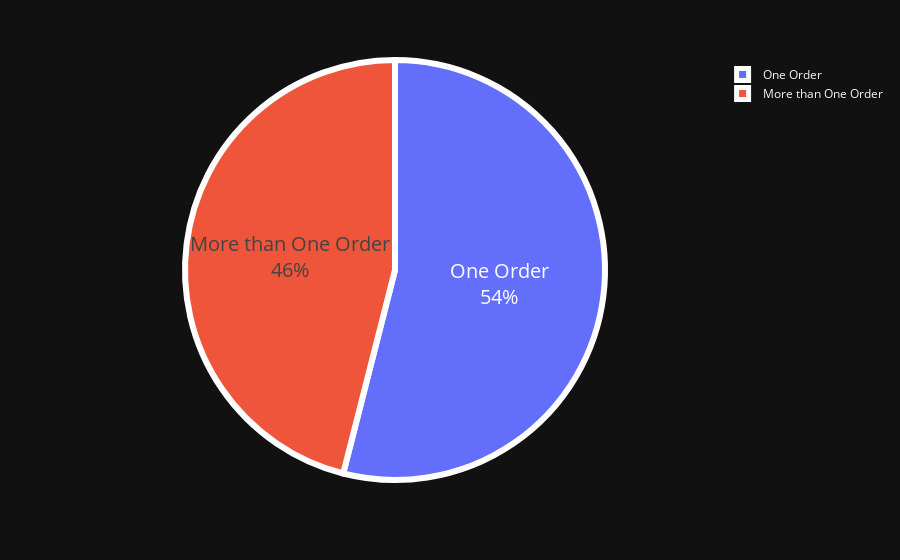

The cell this chart's notebook holds for it:
### Markdown cell above
### 2.1 Order per Customer

### Code cell
import plotly.express as px
number_of_orders = df.groupby('customer_id')['increment_id'].nunique().sort_values(ascending=False)

number_of_orders_df = pd.DataFrame(list(number_of_orders.items()), columns=['Customer ID', 'Number of Orders'])

a = number_of_orders_df[number_of_orders_df['Number of Orders'] == 1].value_counts().sum()
b = number_of_orders_df[number_of_orders_df['Number of Orders'] != 1].value_counts().sum()


data = {'Order': ['One Order', 'More than One Order'], 'Customer_Counts': [a, b]}

order_counts = pd.DataFrame.from_dict(data)

fig = px.pie(order_counts, 
             values = order_counts.Customer_Counts, 
             names = order_counts.Order,
             template = 'plotly_dark')
fig.update_traces(textposition='inside', textinfo='percent+label', textfont_size=20,
                  marker = dict(line = dict(color = 'white', width = 6)))
fig.show()

### Figure 1 — Plotly figure (JSON) as saved in the notebook; plotly's stock layout.template omitted (floating-point values rounded to 4 significant figures)
{"data": [{"domain": {"x": [0, 1], "y": [0, 1]}, "hovertemplate": "Order=%{label}<br>Customer_Counts=%{value}<extra></extra>", "labels": ["One Order", "More than One Order"], "legendgroup": "", "marker": {"line": {"color": "white", "width": 6}}, "name": "", "showlegend": true, "textfont": {"size": 20}, "textinfo": "percent+label", "textposition": "inside", "type": "pie", "values": [61647, 52584]}], "layout": {"legend": {"tracegroupgap": 0}, "margin": {"t": 60}}}
